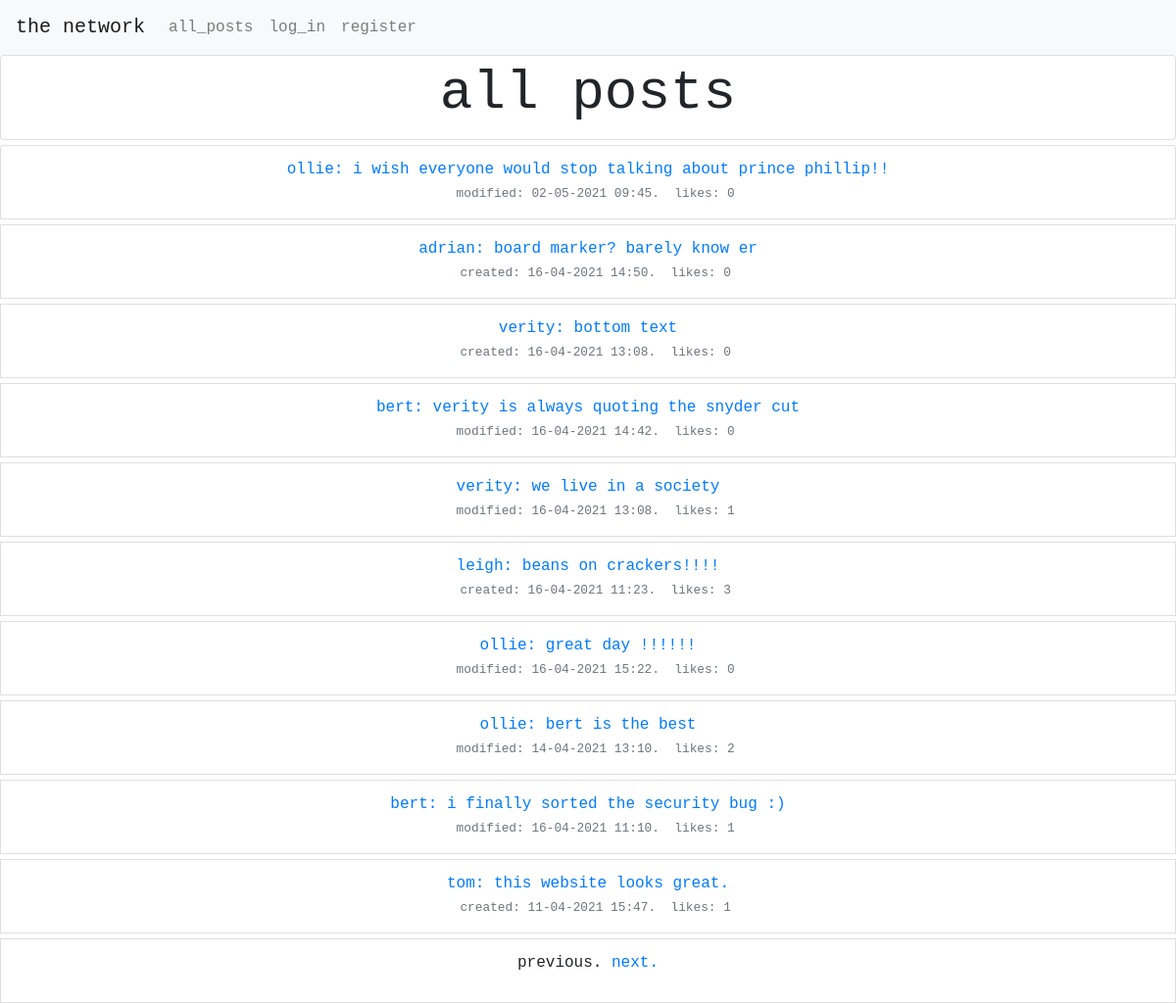
The page / on the database its author committed.
### network/models.py (models this page shows, shortened)
class TimestampedBaseModel(models.Model):
    id = models.UUIDField(
        primary_key=True,
        default=uuid.uuid4,
        editable=False
    )
    created_at = models.DateTimeField(
        auto_now_add=True,
        editable=False,
        null=False
    )
    updated_at = models.DateTimeField(
        auto_now=True,
        editable=False,
        null=False
    )
    class Meta:
        abstract = True

class Post(TimestampedBaseModel):
    user = models.ForeignKey(
        'User',
        related_name='posts',
        verbose_name='User',
        on_delete=models.CASCADE
    )
    content = models.TextField(
        max_length=500
    )
    class Meta:
        ordering = ['-created_at']
        verbose_name_plural = "Posts"
        indexes = [
            models.Index(fields=['user']),
            models.Index(fields=['-created_at']),
        ]
    def get_number_of_likes(self):
        return Like.objects.filter(post_id=self.id).count()
    def created_or_modified(self):
        created = self.created_at.strftime('%d-%m-%Y %H:%M')
        updated = self.updated_at.strftime('%d-%m-%Y %H:%M')
        if created != updated:
            return f"modified: {updated}"
        else:
            return f" created: {created}"

class User(AbstractUser):
    id = models.UUIDField(
        primary_key=True,
        default=uuid.uuid4,
        editable=False
    )
    def __str__(self):
        return self.username

### network/views.py (the view)
# urls.py: path("", views.index, name="index"),
def index(request):
    if request.method == "GET":
        user = request.user.id
        post_list = Post.objects.all()
        posts = paginate(request, post_list)
        liked_posts = users_liked_posts(request)
        return render(request, "network/index.html", {
            "posts": posts,
            "post_form": PostForm(initial={'user': user}),
            "liked_posts": liked_posts,
        })
    if request.method == "POST":
        form = PostForm(request.POST)
        if form.is_valid():
            form.save()
            return HttpResponseRedirect(reverse("index"))

### network/utils.py (called while the page is built)
def paginate(request, post_list):
    page = request.GET.get('page', 1)
    """ split posts into  sets of 10"""
    paginator = Paginator(post_list, 10)
    """ set which posts to display """
    try:
        posts = paginator.page(page)
    except PageNotAnInteger:
        """ set page 1 if request is not specific """
        posts = paginator.page(1)
    except EmptyPage:
        """  display final posts if empty page is requested """
        posts = paginator.page(paginator.num_pages)
    return posts

def users_liked_posts(request):
    liked_posts = ""
    if request.user.is_authenticated:
        liked_posts = request.user.get_liked_posts()
    return liked_posts

### network/templates/network/index.html (shortened to what this page needs)
{% extends "network/layout.html" %}
{% block body %}
    <div class="row" id="page_title">
        <div class="col">
            <div class="card" style="padding-top: 5px;padding-bottom: 5px;">
                <h3 class="display-4 text-monospace text-center" style="margin-left: 15px;margin-right: 15px;"><strong>all
                    posts</strong></h3>
            </div>
        </div>
    </div>
    {% include 'network/posts.html' %}
    {% load static %}
{% endblock %}

### network/templates/network/posts.html (shortened to what this page needs)
<ul class="list-group">
    {% for post in posts %}
        <li class="list-group-item" style="margin-top:5px;">
            <div class="media">
                <div class="media-body">
                    <div class="media" style="overflow:visible;">
                        <div class="media-body" style="overflow:visible;">
                            <div class="row">
                                <div class="col-md-12 text-monospace text-primary text-center">
                                    <p class="text-monospace text-center" style="margin-bottom: 2px;"">
                                    <span class="content-box" id="content-box-{{ post.id }}">
<a href="/profile/{{ post.user_id }}">{{ post.user }}<a>: <span id="content_{{ post.id }}">{{ post.content }}</span>
                                    </span>
                                    <br><small class="text-muted"> &nbsp; <span
                                        id="created_updated{{ post.id }}">{{ post.created_or_modified }}</span>.&nbsp;
                                    likes:
                                    <span id="like_number_{{ post.id }}">{{ post.get_number_of_likes }} </span>
                                </small></p>
                                </div>
                            </div>
                        </div>
                    </div>
                </div>
            </div>
        </li>
    {% endfor %}
</ul>
<ul class="list-group">
    <li class="list-group-item" style="margin-top:5px;">
        <div class="media">
            <div class="media-body">
                <div class="media" style="overflow:visible;">
                    <div class="media-body" style="overflow:visible;">
                        <div class="row">
                            <div class="col-md-12 text-monospace">
                                <p class="text-monospace text-center">
                                    {% if posts.has_other_pages %}
                                        {% if posts.has_previous %}
                                            <a href="?page={{ posts.previous_page_number }}">previous.</a>
                                        {% else %}
                                            <span>previous.</span>
                                        {% endif %}
                                        {% if posts.has_next %}
                                            <a href="?page={{ posts.next_page_number }}">next.</a>
                                        {% else %}
                                            <span>next.</span>
                                        {% endif %}
                                    {% endif %}
                                    <br></p>
                            </div>
                        </div>
                    </div>
                </div>
            </div>
        </div>
    </li>
</ul>

### network/static/network/styles.css (style rules this page uses)
p { text-transform: lowercase; }

### rows shown on the page
Post: user "ollie", content "i wish everyone would stop talking about prince phillip!!", created_or_modified "modified: 02-05-2021 09:45", get_number_of_likes "0"
Post: user "adrian", content "board marker? barely know er", created_or_modified "created: 16-04-2021 14:50", get_number_of_likes "0"
Post: user "verity", content "bottom text", created_or_modified "created: 16-04-2021 13:08", get_number_of_likes "0"
Post: user "bert", content "verity is always quoting the snyder cut", created_or_modified "modified: 16-04-2021 14:42", get_number_of_likes "0"
Post: user "verity", content "we live in a society", created_or_modified "modified: 16-04-2021 13:08", get_number_of_likes "1"
Post: user "leigh", content "beans on crackers!!!!", created_or_modified "created: 16-04-2021 11:23", get_number_of_likes "3"
Post: user "ollie", content "great day !!!!!!", created_or_modified "modified: 16-04-2021 15:22", get_number_of_likes "0"
Post: user "ollie", content "bert is the best", created_or_modified "modified: 14-04-2021 13:10", get_number_of_likes "2"
Post: user "bert", content "i finally sorted the security bug :)", created_or_modified "modified: 16-04-2021 11:10", get_number_of_likes "1"
Post: user "tom", content "this website looks great.", created_or_modified "created: 11-04-2021 15:47", get_number_of_likes "1"
